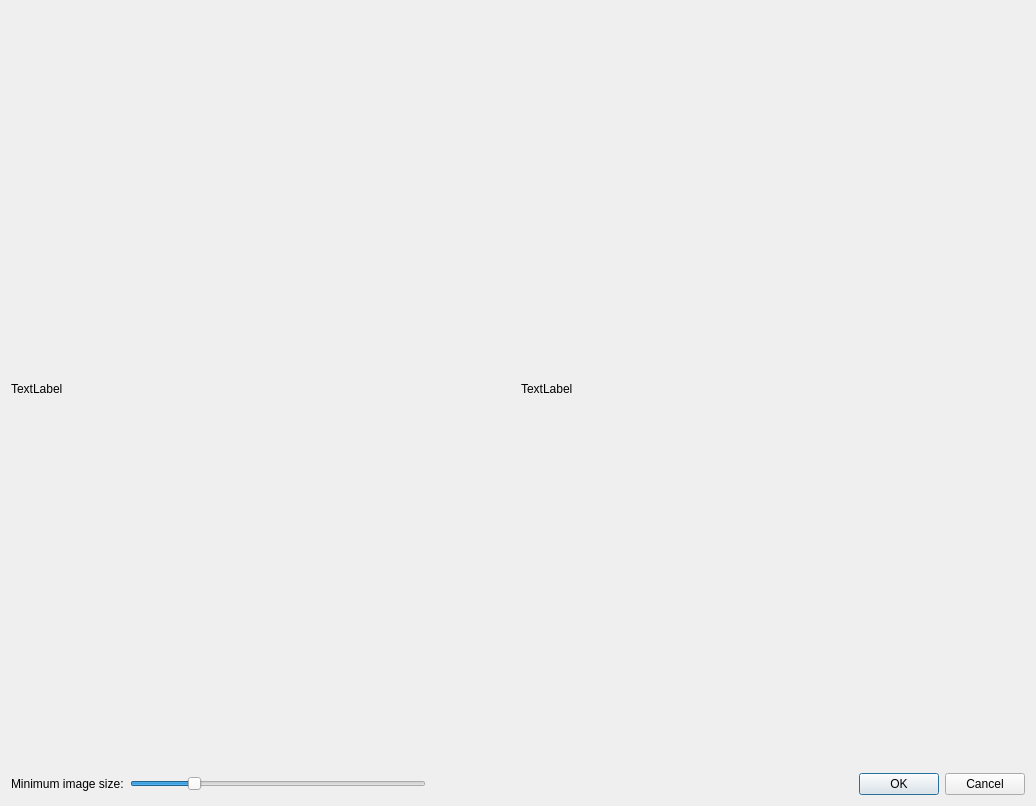
<?xml version="1.0" encoding="UTF-8"?>
<ui version="4.0">
 <class>BackgroundReconstructionDialog</class>
 <widget class="QDialog" name="BackgroundReconstructionDialog">
  <property name="geometry">
   <rect>
    <x>0</x>
    <y>0</y>
    <width>1036</width>
    <height>806</height>
   </rect>
  </property>
  <property name="windowTitle">
   <string>Background reconstruction</string>
  </property>
  <layout class="QGridLayout" name="gridLayout">
   <item row="0" column="0">
    <layout class="QVBoxLayout" name="verticalLayout">
     <item>
      <layout class="QHBoxLayout" name="horizontalLayout">
       <item>
        <widget class="QLabel" name="originalLabel">
         <property name="minimumSize">
          <size>
           <width>500</width>
           <height>680</height>
          </size>
         </property>
         <property name="text">
          <string>TextLabel</string>
         </property>
        </widget>
       </item>
       <item>
        <widget class="QLabel" name="background">
         <property name="minimumSize">
          <size>
           <width>500</width>
           <height>680</height>
          </size>
         </property>
         <property name="text">
          <string>TextLabel</string>
         </property>
        </widget>
       </item>
      </layout>
     </item>
     <item>
      <layout class="QHBoxLayout" name="horizontalLayout_2">
       <item>
        <widget class="QLabel" name="label">
         <property name="text">
          <string>Minimum image size:</string>
         </property>
        </widget>
       </item>
       <item>
        <widget class="QSlider" name="slider">
         <property name="value">
          <number>20</number>
         </property>
         <property name="orientation">
          <enum>Qt::Horizontal</enum>
         </property>
        </widget>
       </item>
       <item>
        <spacer name="horizontalSpacer">
         <property name="orientation">
          <enum>Qt::Horizontal</enum>
         </property>
         <property name="sizeHint" stdset="0">
          <size>
           <width>40</width>
           <height>20</height>
          </size>
         </property>
        </spacer>
       </item>
       <item>
        <widget class="QDialogButtonBox" name="buttonBox">
         <property name="orientation">
          <enum>Qt::Horizontal</enum>
         </property>
         <property name="standardButtons">
          <set>QDialogButtonBox::Cancel|QDialogButtonBox::Ok</set>
         </property>
        </widget>
       </item>
      </layout>
     </item>
    </layout>
   </item>
  </layout>
 </widget>
 <resources/>
 <connections>
  <connection>
   <sender>buttonBox</sender>
   <signal>accepted()</signal>
   <receiver>BackgroundReconstructionDialog</receiver>
   <slot>accept()</slot>
   <hints>
    <hint type="sourcelabel">
     <x>248</x>
     <y>254</y>
    </hint>
    <hint type="destinationlabel">
     <x>157</x>
     <y>274</y>
    </hint>
   </hints>
  </connection>
  <connection>
   <sender>buttonBox</sender>
   <signal>rejected()</signal>
   <receiver>BackgroundReconstructionDialog</receiver>
   <slot>reject()</slot>
   <hints>
    <hint type="sourcelabel">
     <x>316</x>
     <y>260</y>
    </hint>
    <hint type="destinationlabel">
     <x>286</x>
     <y>274</y>
    </hint>
   </hints>
  </connection>
 </connections>
</ui>
